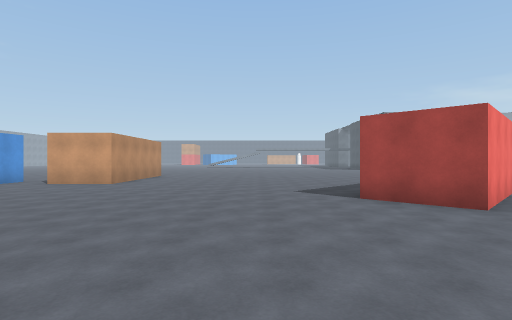
View 1 (above)

24 first-person views from a walk through a scene from a Unity 3-D project. The camera is 1.5 m above the floor, looks level and sees 80° across. The floor is counted in squares, 2 m on a side. Each view is taken from the middle of a square. On the plan, view 1 faces up. The plan holds only what a view shows up to about 10 squares ahead; the rest is blank. The place goes on beyond the plan.

View 2
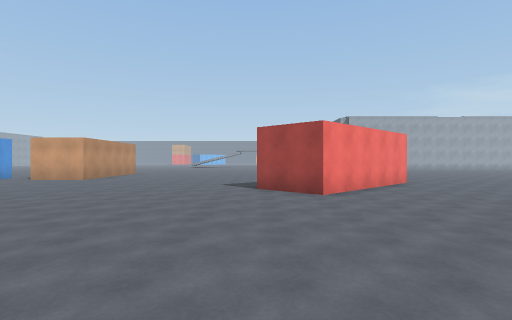

View 3
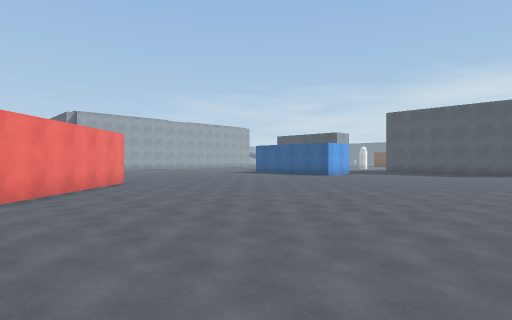

View 4
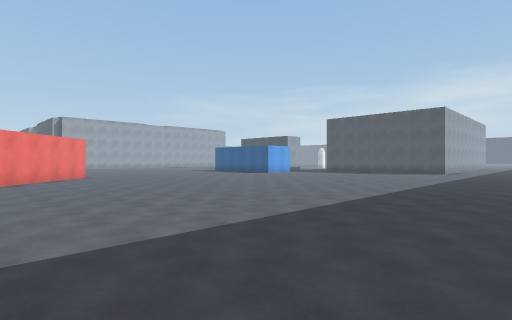

View 5
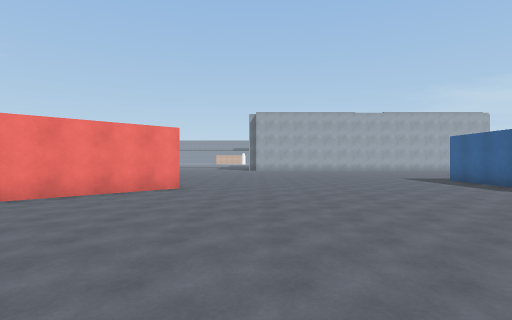

View 6
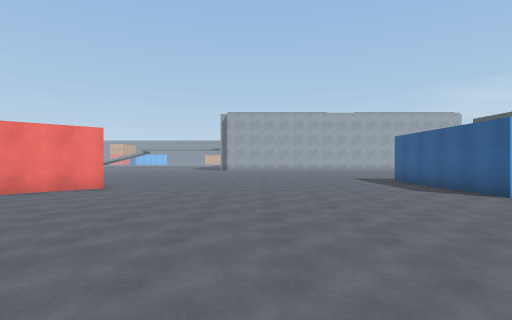

View 7
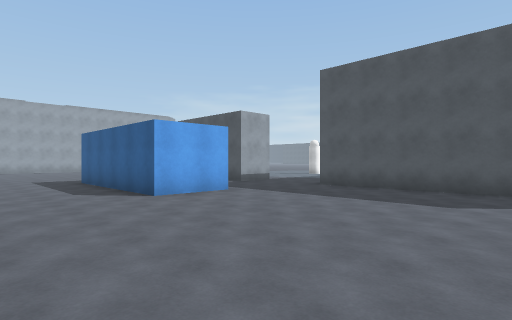

View 8
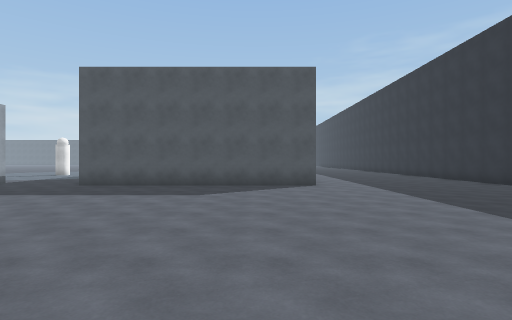

View 9
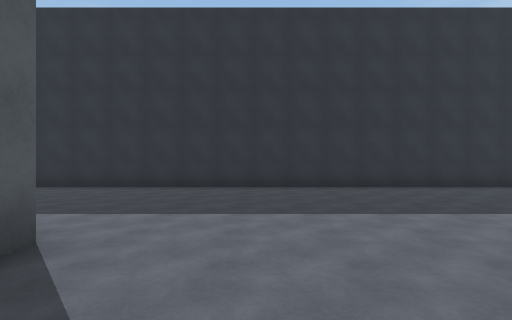

View 10
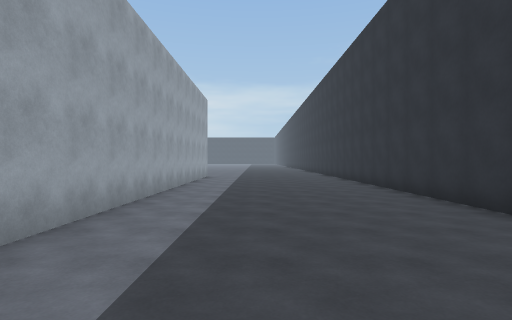

View 11
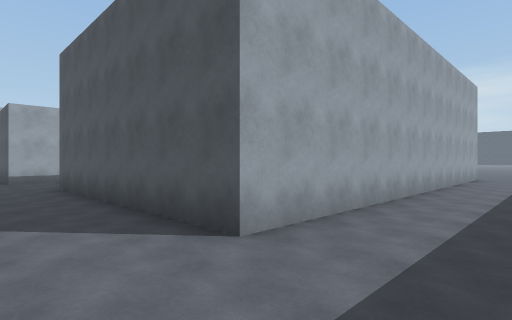

View 12
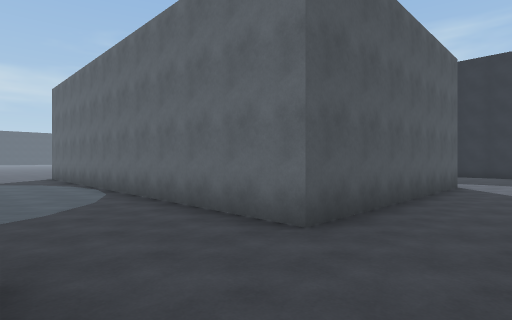

View 13
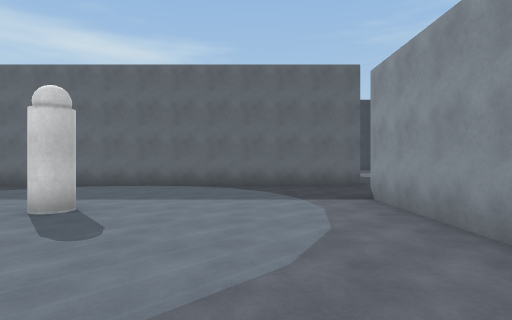

View 14
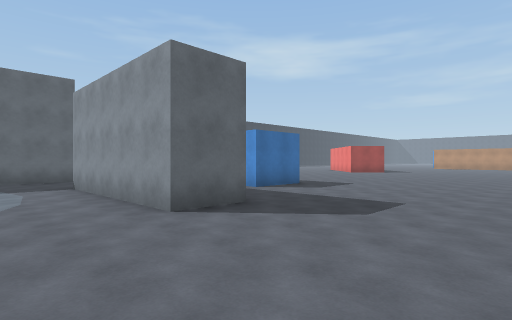

View 15
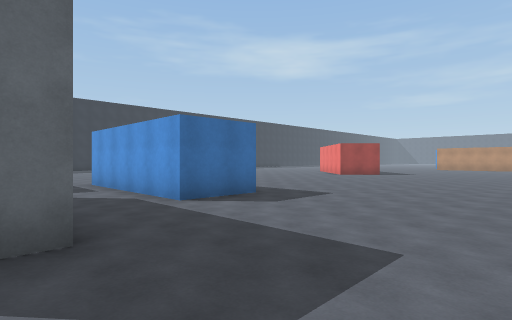

View 16
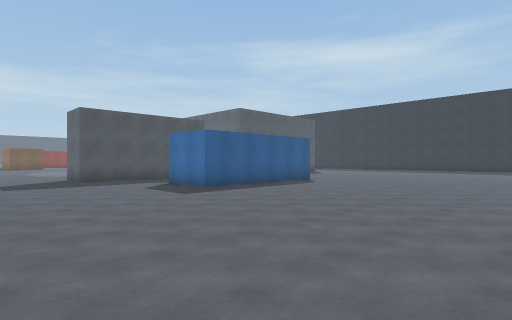

View 17
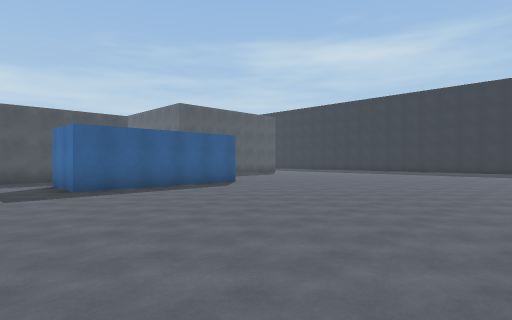

View 18
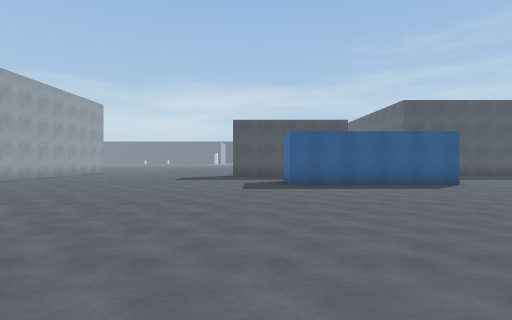

View 19
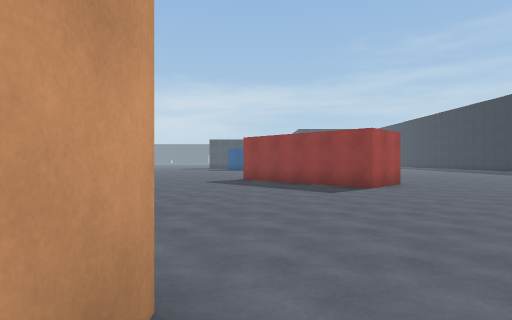

View 20
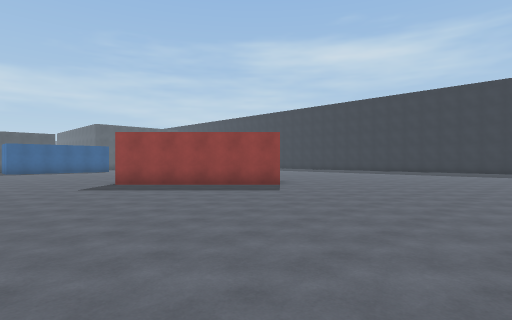

View 21
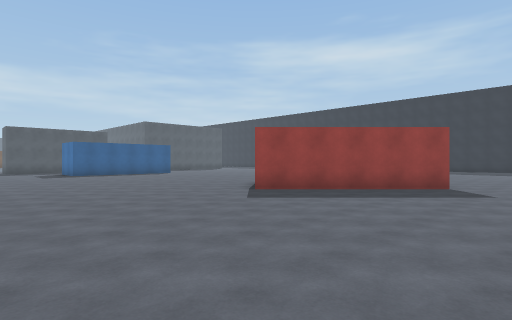

View 22
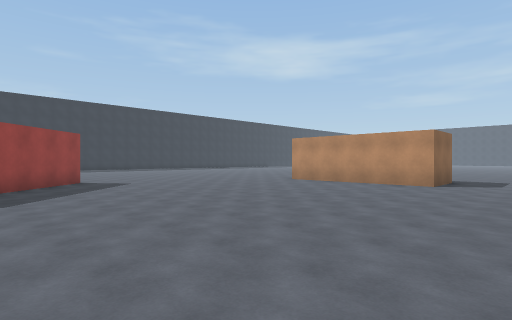

View 23
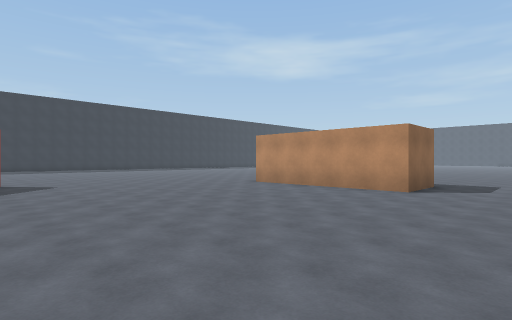

View 24
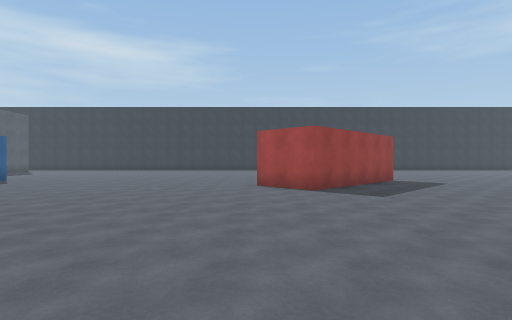

### Floor plan
Points are (right, up) in squares from view 1. A wall is a line through its corners. A room is listed if a view was taken in it or the views show most of it. See-through windows are left out.
Room 1 (views 1, 2, 3, 4, 5, 6, 7, 8, 9, 10, 11, 12, 13, 14, 15, 16, 17, 18, 19, 20, 21, 22, 23, 24)
walls: (7, 8.1) (3.4, 4.5) (2, 5.9) (5.6, 9.5) (7, 8.1); (16, 6) (16, 11) (18, 11) (18, 6) (16, 6); (20.2, 11) (20.2, 12); (11.9, -7.5) (29, -7.5); (20.2, 13) (21.7, 13) (21.7, 8) (20.2, 8) (20.2, 8.9); (-6.5, 14.5) (-4.5, 14.5) (-4.5, 9.5) (-6.5, 9.5); (29.5, -1.8) (21, -1.8) (21, 5.2) (29.5, 5.2)
objects: other object (27, 10)

Positions as (right, up) in squares from view 1, and headings:
1: (0, 0), facing up
2: (2, -2), facing up
3: (3, -2), facing up-right
4: (3, -6), facing up-right
5: (9, 0), facing up
6: (11, 0), facing up
7: (13, 0), facing up-right
8: (12, 0), facing right
9: (19, 1), facing down
10: (19, -4), facing right
11: (19, -4), facing up-right
12: (19, 8), facing down-right
13: (24, 14), facing down
14: (24, 17), facing down-left
15: (21, 16), facing down-left
16: (9, 16), facing down-right
17: (8, 13), facing down-right
18: (7, 12), facing right
19: (-6, 9), facing right
20: (-4, 13), facing down-right
21: (0, 15), facing down-right
22: (5, 17), facing down-left
23: (3, 17), facing down-left
24: (7, 17), facing down
